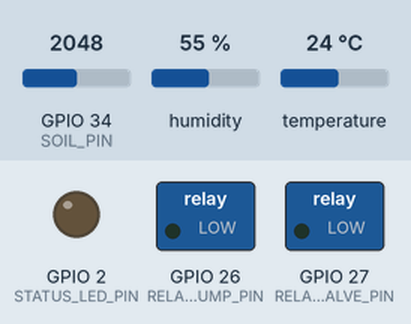
This sketch was run on a simulated ESP32. Parts: switched loads named in the sketch (green lamp = pin HIGH), output pins drawn as LEDs (lit = HIGH). The test bench sets the inputs (shaded band); at power-on: GPIO 34 (SOIL_PIN) = 2048, humidity 55 %, temperature 24 °C. WiFi joins after 1.5 s; servers stay silent unless stated; uploads are accepted with an empty reply; what the sketch prints to the serial monitor is not drawn.

Above: at 0.0 s.
At 1.1 s:
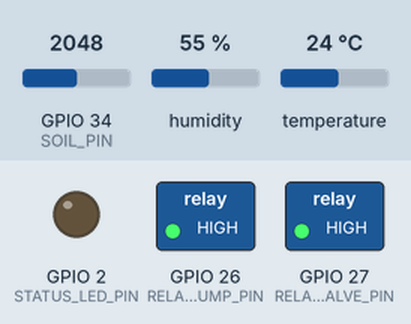
At 2.6 s:
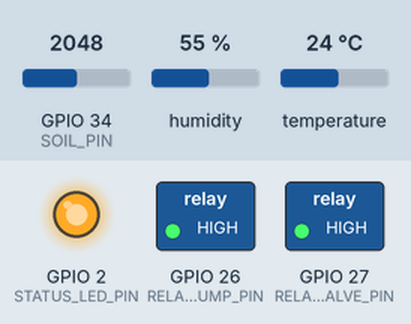
Timing chart, 0 to 4.1 s (numbered marks = the images above):
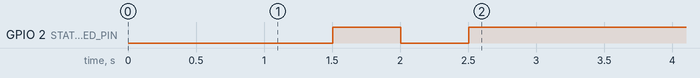

The sketch:

agrisense_esp32.ino
```cpp
/*
 * =====================================================================================
 *  AgriSense: IoT Smart Irrigation & Fertilization Node
 *  Hardware Target: ESP32 DevKit V1 (38-pin or 30-pin)
 *  Sensors:
 *    - Capacitive Soil Moisture Sensor v1.2 (ADC Pin 34)
 *    - DHT22 Ambient Temp & Humidity Sensor (Pin 4)
 *    - RS485 / Analog NPK sensor simulation
 *  Actuators:
 *    - 5V Relay Channel 1: Submersible Water Pump (Pin 26)
 *    - 5V Relay Channel 2: Solenoid Drip Valve (Pin 27)
 *    - Onboard Status LED (Pin 2)
 *
 *  Libraries Required:
 *    - WiFi.h (ESP32 Built-in)
 *    - HTTPClient.h (ESP32 Built-in)
 *    - ArduinoJson (by Benoit Blanchon, v6 or v7)
 *    - DHT sensor library (by Adafruit)
 * =====================================================================================
 */

#include <WiFi.h>
#include <HTTPClient.h>
#include <ArduinoJson.h>
#include <DHT.h>

// ==================== Pin Configurations ====================
#define SOIL_PIN        34   // Capacitive Moisture Sensor (ADC1 CH6)
#define DHT_PIN         4    // DHT22 Data Pin
#define DHT_TYPE        DHT22
#define RELAY_PUMP_PIN  26   // Active LOW or HIGH depending on relay board
#define RELAY_VALVE_PIN 27   // Solenoid Valve
#define STATUS_LED_PIN  2    // Built-in Blue LED

// Relay Logic (Most 5V relay modules are active LOW)
#define RELAY_ON        LOW
#define RELAY_OFF       HIGH

// ==================== Network & Server Credentials ====================
const char* WIFI_SSID     = "YOUR_WIFI_SSID";
const char* WIFI_PASSWORD = "YOUR_WIFI_PASSWORD";

// Server URL (Replace with your local computer IP or deployed cloud URL)
// Example Local: "http://192.168.1.15:8000/api/v1/telemetry"
// Example Cloud: "https://agrisense-app.onrender.com/api/v1/telemetry"
const char* SERVER_ENDPOINT = "http://192.168.1.100:8000/api/v1/telemetry";

const char* DEVICE_ID = "ESP32_NODE_01";
const unsigned long TELEMETRY_INTERVAL_MS = 5000; // Send reading every 5 seconds
unsigned long lastTransmission = 0;

// Capacitive Sensor Calibration Values
// Measure analogRead() in dry air (AirValue) and submerged in water (WaterValue)
const int AIR_VALUE   = 3200; // Dry air analog reading
const int WATER_VALUE = 1400; // In water analog reading

DHT dht(DHT_PIN, DHT_TYPE);

// ==================== Setup Function ====================
void setup() {
  Serial.begin(115200);
  delay(1000);
  Serial.println("\n--- Initializing AgriSense IoT Node ---");

  // Initialize GPIOs
  pinMode(RELAY_PUMP_PIN, OUTPUT);
  pinMode(RELAY_VALVE_PIN, OUTPUT);
  pinMode(STATUS_LED_PIN, OUTPUT);

  // Default state: Actuators turned OFF
  digitalWrite(RELAY_PUMP_PIN, RELAY_OFF);
  digitalWrite(RELAY_VALVE_PIN, RELAY_OFF);
  digitalWrite(STATUS_LED_PIN, LOW);

  // Initialize DHT Sensor
  dht.begin();

  // Connect to WiFi
  connectWiFi();
}

// ==================== Main Loop ====================
void loop() {
  // Ensure WiFi remains connected
  if (WiFi.status() != WL_CONNECTED) {
    connectWiFi();
  }

  // Transmit telemetry periodically
  if (millis() - lastTransmission >= TELEMETRY_INTERVAL_MS) {
    lastTransmission = millis();
    sendTelemetryAndActuate();
  }
}

// ==================== Helper Functions ====================

void connectWiFi() {
  Serial.printf("Connecting to WiFi: %s", WIFI_SSID);
  WiFi.mode(WIFI_STA);
  WiFi.begin(WIFI_SSID, WIFI_PASSWORD);

  int attempts = 0;
  while (WiFi.status() != WL_CONNECTED && attempts < 25) {
    delay(500);
    Serial.print(".");
    digitalWrite(STATUS_LED_PIN, !digitalRead(STATUS_LED_PIN)); // Blink while connecting
    attempts++;
  }

  if (WiFi.status() == WL_CONNECTED) {
    Serial.println("\n[WiFi] Connected successfully!");
    Serial.printf("[WiFi] IP Address: %s\n", WiFi.localIP().toString().c_str());
    Serial.printf("[WiFi] RSSI Signal: %d dBm\n", WiFi.RSSI());
    digitalWrite(STATUS_LED_PIN, HIGH);
  } else {
    Serial.println("\n[WiFi] Connection Failed! Will retry in next loop.");
    digitalWrite(STATUS_LED_PIN, LOW);
  }
}

float readSoilMoisture() {
  // Read analog value with multiple samples for smoothing
  long sum = 0;
  for (int i = 0; i < 10; i++) {
    sum += analogRead(SOIL_PIN);
    delay(10);
  }
  int rawValue = sum / 10;

  // Map analog range to 0.0 - 100.0%
  float moisture = map(rawValue, AIR_VALUE, WATER_VALUE, 0, 100);
  moisture = constrain(moisture, 0.0, 100.0);
  return moisture;
}

void sendTelemetryAndActuate() {
  float soilMoisture = readSoilMoisture();
  float temperature = dht.readTemperature();
  float humidity = dht.readHumidity();

  // Validate DHT readings
  if (isnan(temperature) || isnan(humidity)) {
    Serial.println("[Sensor] Warning: Failed to read from DHT22 sensor! Using fallback.");
    temperature = 26.5;
    humidity = 55.0;
  }

  // NPK Readings (from RS485 Modbus or sensor baseline)
  float nitrogen = 45.0;
  float phosphorus = 30.0;
  float potassium = 150.0;
  float phLevel = 6.8;
  int rssi = WiFi.RSSI();

  // Create JSON Document
  StaticJsonDocument<512> doc;
  doc["device_id"] = DEVICE_ID;
  doc["soil_moisture"] = round(soilMoisture * 10) / 10.0;
  doc["temperature"] = round(temperature * 10) / 10.0;
  doc["humidity"] = round(humidity * 10) / 10.0;
  doc["nitrogen"] = nitrogen;
  doc["phosphorus"] = phosphorus;
  doc["potassium"] = potassium;
  doc["ph_level"] = phLevel;
  doc["battery_level"] = 100.0;
  doc["signal_rssi"] = rssi;

  String jsonPayload;
  serializeJson(doc, jsonPayload);

  Serial.println("\n[HTTP] Transmitting Telemetry Payload:");
  Serial.println(jsonPayload);

  // Send HTTP POST Request
  HTTPClient http;
  http.begin(SERVER_ENDPOINT);
  http.addHeader("Content-Type", "application/json");

  int httpCode = http.POST(jsonPayload);

  if (httpCode == HTTP_CODE_OK) {
    String response = http.getString();
    Serial.println("[HTTP] Server Response:");
    Serial.println(response);

    // Parse Cloud Actuation Command
    StaticJsonDocument<512> respDoc;
    DeserializationError err = deserializeJson(respDoc, response);
    if (!err) {
      const char* pumpCmd = respDoc["pump_command"] | "OFF";
      const char* valveCmd = respDoc["valve_command"] | "CLOSED";

      // Execute Pump Command on Relay
      if (strcmp(pumpCmd, "ON") == 0) {
        digitalWrite(RELAY_PUMP_PIN, RELAY_ON);
        Serial.println(">>> ACTUATOR TRIGGER: Water Pump [ON] <<<");
      } else {
        digitalWrite(RELAY_PUMP_PIN, RELAY_OFF);
        Serial.println(">>> ACTUATOR TRIGGER: Water Pump [OFF] <<<");
      }

      // Execute Solenoid Valve Command
      if (strcmp(valveCmd, "OPEN") == 0) {
        digitalWrite(RELAY_VALVE_PIN, RELAY_ON);
      } else {
        digitalWrite(RELAY_VALVE_PIN, RELAY_OFF);
      }
    }
  } else {
    Serial.printf("[HTTP] POST failed, error code: %d\n", httpCode);
  }

  http.end();
}
```
